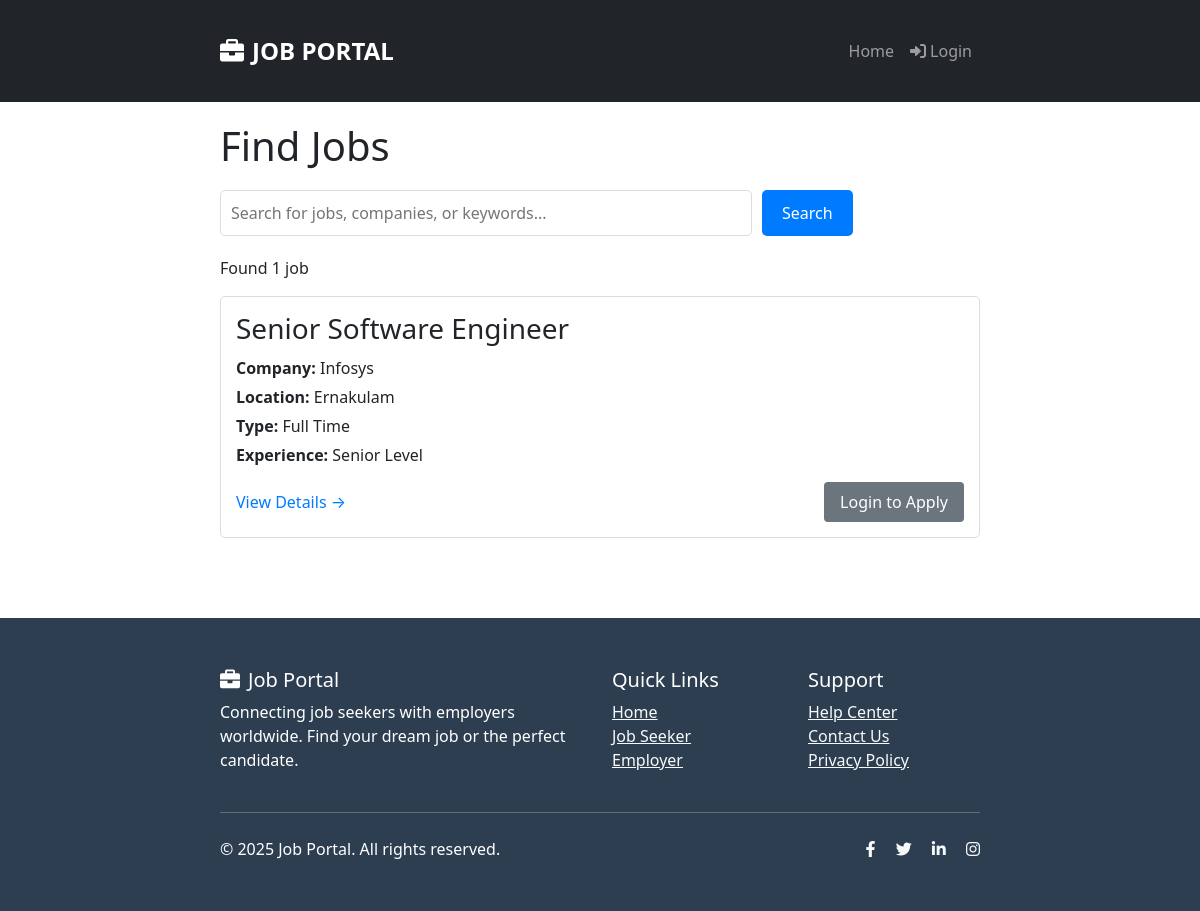
Before: /jobs/find-jobs/ with the older database file.
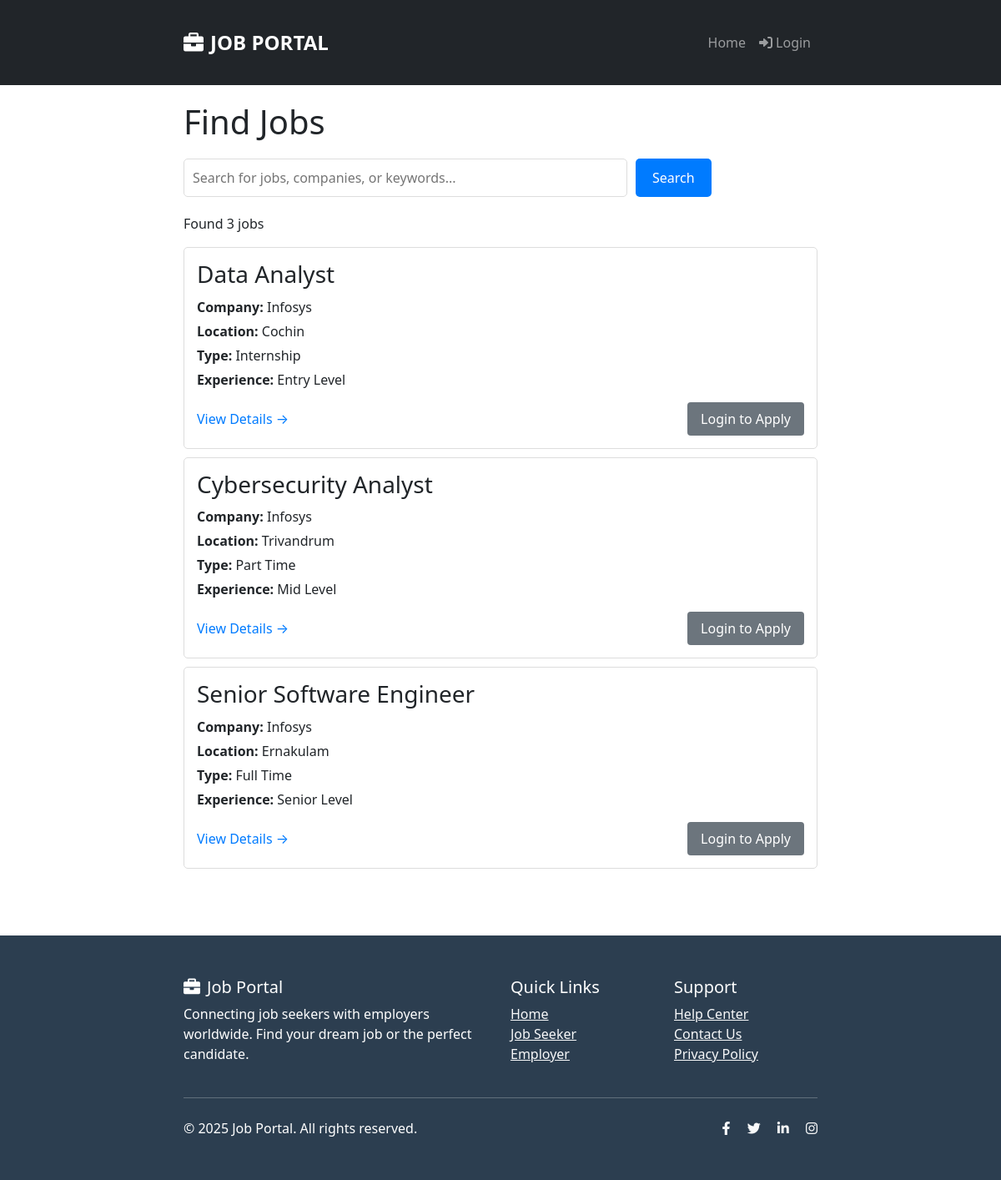
After: the same page with the newer database file.
### jobs/models.py (models this page shows, shortened)
class Job(models.Model):
    JOB_TYPE_CHOICES = (
        ('full_time', 'Full Time'),
        ('part_time', 'Part Time'),
        ('contract', 'Contract'),
        ('internship', 'Internship'),
        ('remote', 'Remote'),
    )
    EXPERIENCE_LEVEL_CHOICES = (
        ('entry', 'Entry Level'),
        ('mid', 'Mid Level'),
        ('senior', 'Senior Level'),
    )
    employer = models.ForeignKey('users.Employer', on_delete=models.CASCADE)  # Use string reference
    title = models.CharField(max_length=200)
    department = models.CharField(max_length=100)
    location = models.CharField(max_length=100)
    job_type = models.CharField(max_length=20, choices=JOB_TYPE_CHOICES)
    experience_level = models.CharField(max_length=20, choices=EXPERIENCE_LEVEL_CHOICES)
    salary = models.CharField(max_length=100, blank=True)
    description = models.TextField()
    requirements = models.TextField()
    is_active = models.BooleanField(default=True)
    created_at = models.DateTimeField(auto_now_add=True)
    class Meta:
        ordering = ['-created_at']

### users/models.py (models this page shows, shortened)
class Employer(models.Model):
    user = models.OneToOneField(User, on_delete=models.CASCADE)
    company_name = models.CharField(max_length=100)
    contact_person = models.CharField(max_length=100)
    phone = models.CharField(max_length=15)
    company_address = models.TextField()
    is_verified = models.BooleanField(default=False)
    created_at = models.DateTimeField(default=timezone.now)

### jobs/views.py (the view)
# urls.py: path('find-jobs/', views.find_jobs, name='find_jobs'),
def find_jobs(request):
    jobs = Job.objects.filter(is_active=True)
    search_query = request.GET.get('search', '')
    if search_query:
        jobs = jobs.filter(
            Q(title__icontains=search_query) |
            Q(description__icontains=search_query) |
            Q(employer__company_name__icontains=search_query)
        )
    user_has_applied = {}
    if request.user.is_authenticated and hasattr(request.user, 'jobseeker'):
        applied_job_ids = Application.objects.filter(
            job_seeker=request.user.jobseeker
        ).values_list('job_id', flat=True)
        user_has_applied = {job_id: True for job_id in applied_job_ids}
    return render(request, 'jobs/find_jobs.html', {
        'jobs': jobs,
        'search_query': search_query,
        'user_has_applied': user_has_applied
    })

### templates/jobs/find_jobs.html (shortened to what this page needs)
{% extends 'base.html' %}
{% block content %}
<div class="container">
    <h1>Find Jobs</h1>
    <div class="search-box">
        <form method="GET" class="search-form">
            <input type="text" name="search" placeholder="Search for jobs, companies, or keywords..."
                   value="{{ search_query }}" style="width: 70%; padding: 10px; border: 1px solid #ddd; border-radius: 5px;">
            <button type="submit" style="padding: 10px 20px; background: #007bff; color: white; border: none; border-radius: 5px; cursor: pointer;">
                Search
            </button>
        </form>
    </div>
    <div class="job-list">
        {% if jobs %}
            <p>Found {{ jobs|length }} job{{ jobs|pluralize }}</p>
            {% for job in jobs %}
            <div class="job-card" style="border: 1px solid #ddd; padding: 15px; margin: 10px 0; border-radius: 5px;">
                <h3 style="margin: 0 0 10px 0;">{{ job.title }}</h3>
                <p style="margin: 5px 0;"><strong>Company:</strong> {{ job.employer.company_name }}</p>
                <p style="margin: 5px 0;"><strong>Location:</strong> {{ job.location }}</p>
                <p style="margin: 5px 0;"><strong>Type:</strong> {{ job.get_job_type_display }}</p>
                <p style="margin: 5px 0;"><strong>Experience:</strong> {{ job.get_experience_level_display }}</p>
                <div style="display: flex; justify-content: space-between; align-items: center; margin-top: 15px;">
                    <a href="{% url 'job_detail' job.id %}" style="color: #007bff; text-decoration: none;">View Details →</a>
                    {% if user.is_authenticated and user.jobseeker %}
                        {% if job.id in user_has_applied %}
                            <span style="color: #28a745; font-weight: bold;">✓ Applied</span>
                        {% else %}
                            <a href="{% url 'apply_job' job.id %}" style="background: #28a745; color: white; padding: 8px 16px; text-decoration: none; border-radius: 4px;">
                                Apply Now
                            </a>
                        {% endif %}
                    {% elif not user.is_authenticated %}
                        <a href="{% url 'login' %}?next={% url 'job_detail' job.id %}" style="background: #6c757d; color: white; padding: 8px 16px; text-decoration: none; border-radius: 4px;">
                            Login to Apply
                        </a>
                    {% endif %}
                </div>
            </div>
            {% endfor %}
        {% else %}
            <div style="text-align: center; padding: 40px;">
                <p>No jobs found. Try a different search term.</p>
                <a href="{% url 'find_jobs' %}" style="color: #007bff; text-decoration: none;">Browse all jobs</a>
            </div>
        {% endif %}
    </div>
</div>
{% endblock %}

Changed rows visible on the page:
added Job: title "Data Analyst", employer.company_name "Infosys", location "Cochin", job_type "Internship", experience_level "Entry Level"
added Job: title "Cybersecurity Analyst", employer.company_name "Infosys", location "Trivandrum", job_type "Part Time", experience_level "Mid Level"
Other visible differences:
{{ jobs|length }}: "1" → "3"
